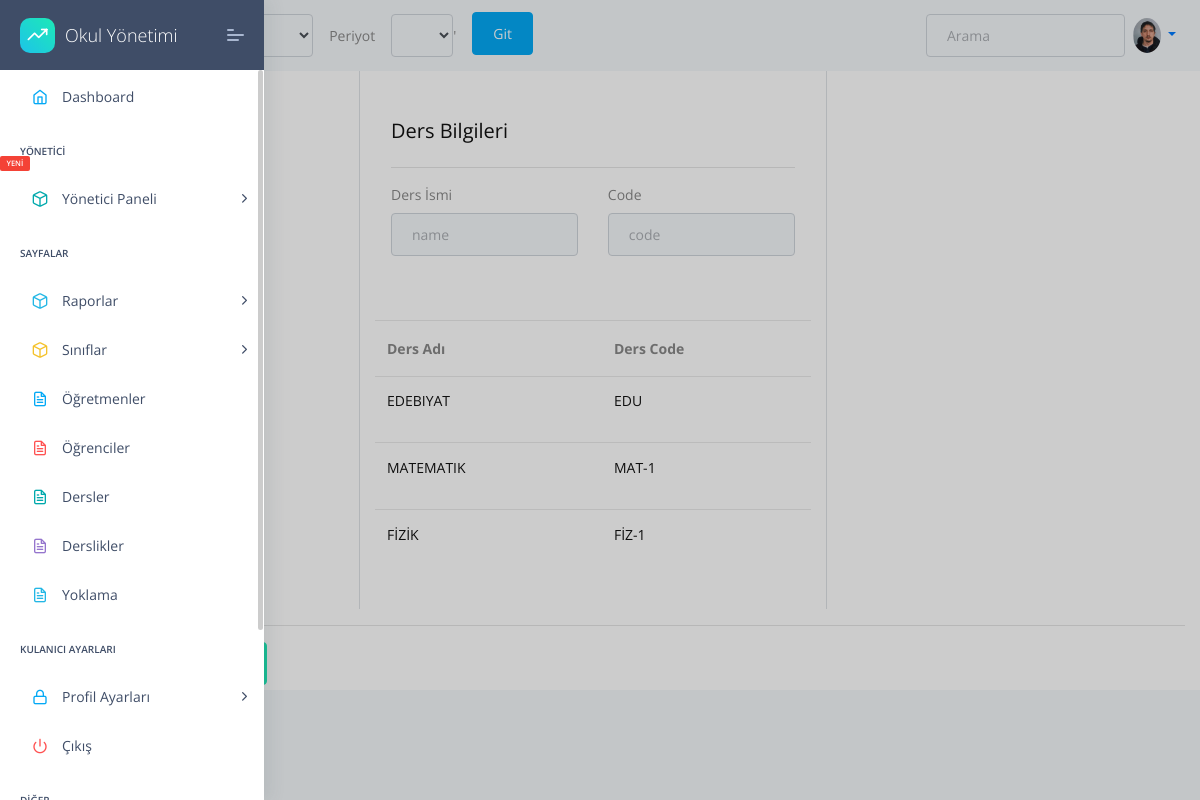
/lessons/add/ (signed in), run on an earlier commit of the app's database.
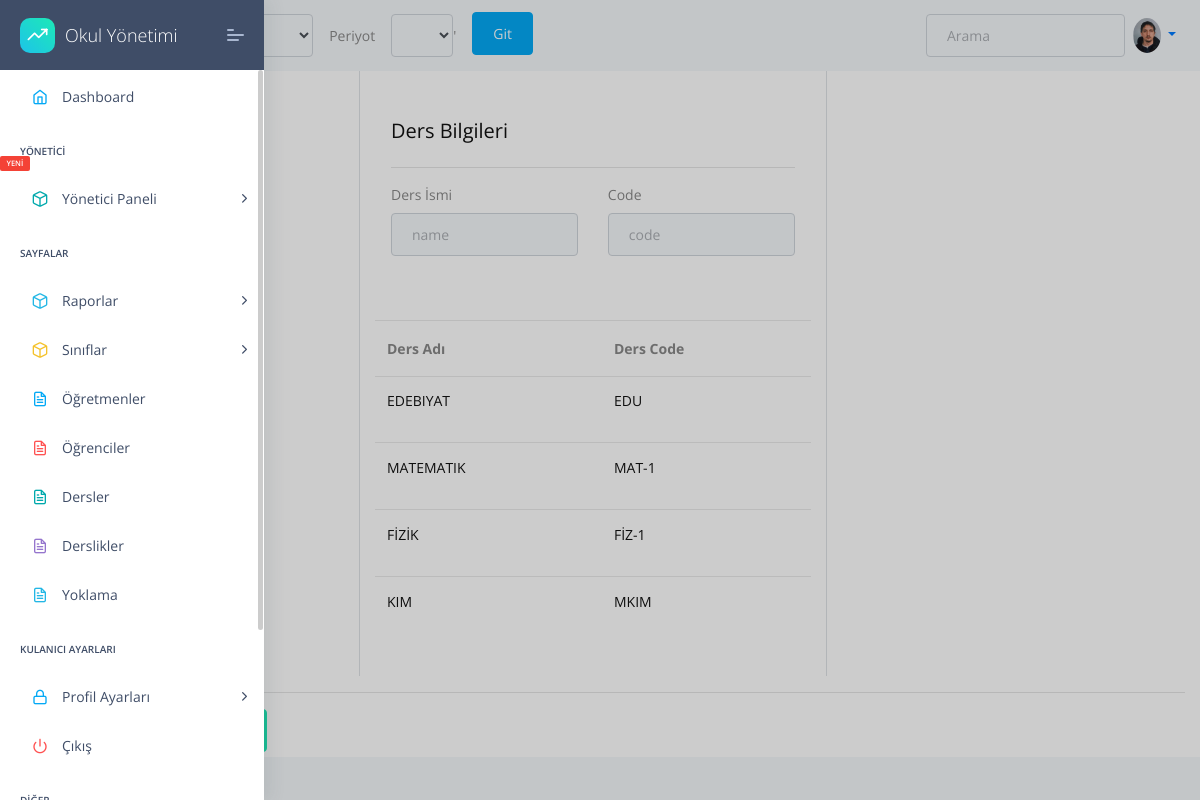
And on a later commit of the database.
### apps/lessons/models.py (models this page shows, shortened)
class Lesson(models.Model):
    name=models.CharField(max_length=30)
    code=models.CharField(max_length=5)

### apps/lessons/views.py (the view, shortened to what this page needs)
# urls.py: path('add/', views.LessonAdd  ,name='LessonAdd'),
@login_required(login_url="/login/")
def LessonAdd(request):
    sessionUpdate(request)
    lesson=Lesson.objects.all()
    lesson_form = lessonForm(request.POST,request.FILES)
    context={
        'lesson_form':lesson_form,
        'lesson':lesson
        }
    return render(request, "lesson/lesson-add.html", context)

### apps/lessons/form.py
class lessonForm(forms.ModelForm):
    name  = forms.CharField(widget=forms.TextInput(attrs={
        'id':'name',
        'class': 'form-control',
        'placeholder': 'name',
    }),required=False)
    code  = forms.CharField(widget=forms.TextInput(attrs={
        'id':'code',
        'class': 'form-control',
        'placeholder': 'code',
    }),required=False)
    class Meta:
        model = Lesson
        fields =  "__all__"

### apps/templates/lesson/lesson-add.html (shortened to what this page needs)
{% extends "layouts/base.html" %}
{% block content %}
<div class="container  bg-white">
    <form action="" method="POST">
        <div class="row">
            <div class="col-md-3 border-right"> </div>
            <div class="col-md-5 border-right">
                <div class="p-3 py-5">
                    <div class="d-flex justify-content-between align-items-center mb-3">
                        <h4 class="text-right">Ders Bilgileri</h4>
                    </div>
                    <hr>
                    <div class="row mt-2">
                        <div class="col-md-6"><label class="labels">Ders İsmi</label>{{lesson_form.name}}</div>
                        <div class="col-md-6"><label class="labels">Code</label>{{lesson_form.code}}</div>
                    </div>
            </div>
            <div class="card-block px-0 py-3">
                <div class="table-responsive">
                    <table class="table table-hover">
                        <thead>
                            <tr>
                              <th scope="col">Ders Adı</th>
                              <th scope="col">Ders Code</th>
                            </tr>
                          </thead>
                          <tbody>
                            {% for studentl in lesson %}
                                <td title="Ders Adı">
                                    <h6 class="mb-3"> {{studentl.name}}  </h6>
                                </td>
                                <td title="Ders Code">
                                    <h6 class="mb-3"> {{studentl.code}} </h6>
                                </td>
                            {% endfor %}
                        </tbody>
                    </table>
                </div>
            </div>
</div>
<div class="col-md-12">
    <hr>
    <button type="submit"  class="btn btn-success">Değişiklikleri Kaydet</button>
</div>
</form>
</div>
{% endblock content %}

What changed in the data, as far as the page shows it:
added Lesson: name "KIM", code "MKIM"
